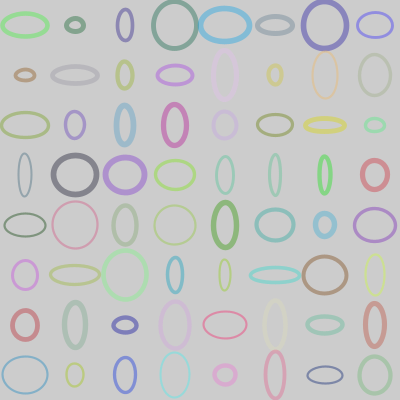
Frame 1 (no input)
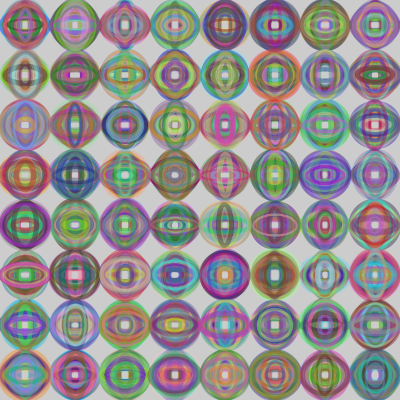
Frame 60 (the mouse pressed at the canvas centre just before this capture)
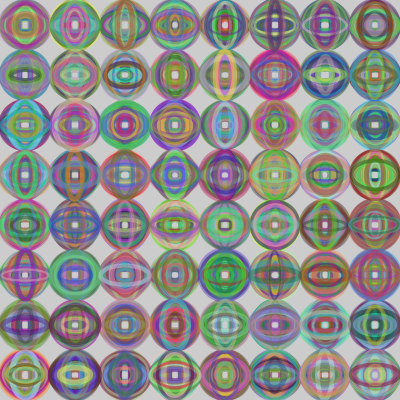
Frame 120 (the mouse held since frame 60 and released just before this capture)

The Processing sketch that drew these frames (run headless with seeded random() and noise(); from frame 60 on, the mouse is pressed at the canvas centre):

// Processing sketch: processing_39212
// ── processing_39212.pde

//Homework 5.1
//Tommy Coggin
void setup(){
  size(400,400);
}

void draw(){
  for( int a=25; a<width; a+=50){  //creates horizontal part of grid
    for( int b=25; b<height; b+=50){//creates vertical part of grid
      circle (a,b);
    }
  }  
}

//function to create circles with random color and size
void circle(float x, float y){
  pushMatrix();
  translate(0,0);
  noFill();
  strokeWeight(random(2,6));
  stroke(random(0,255),random(0,255),random(0,255),100);
  ellipse(x,y,random(10,50),random(10,50));
  popMatrix();
}
